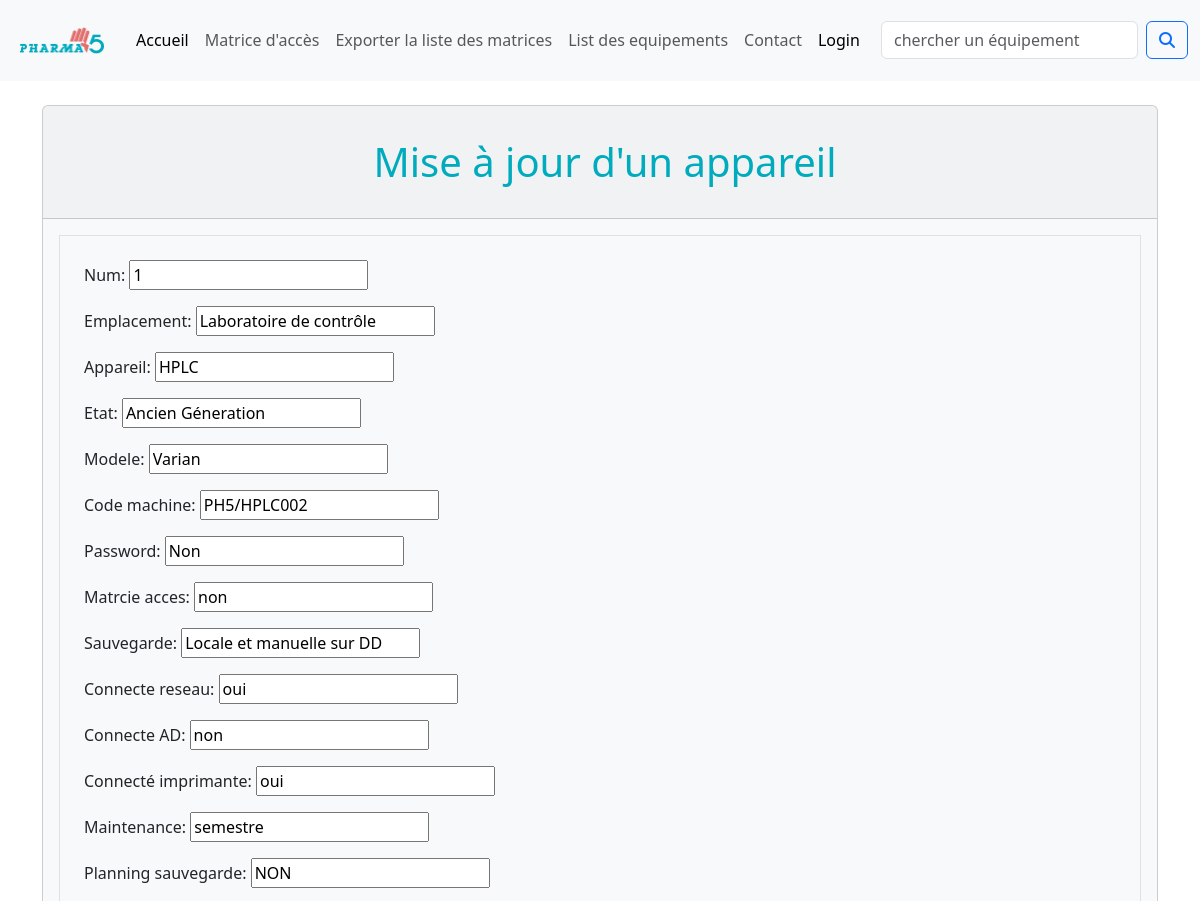
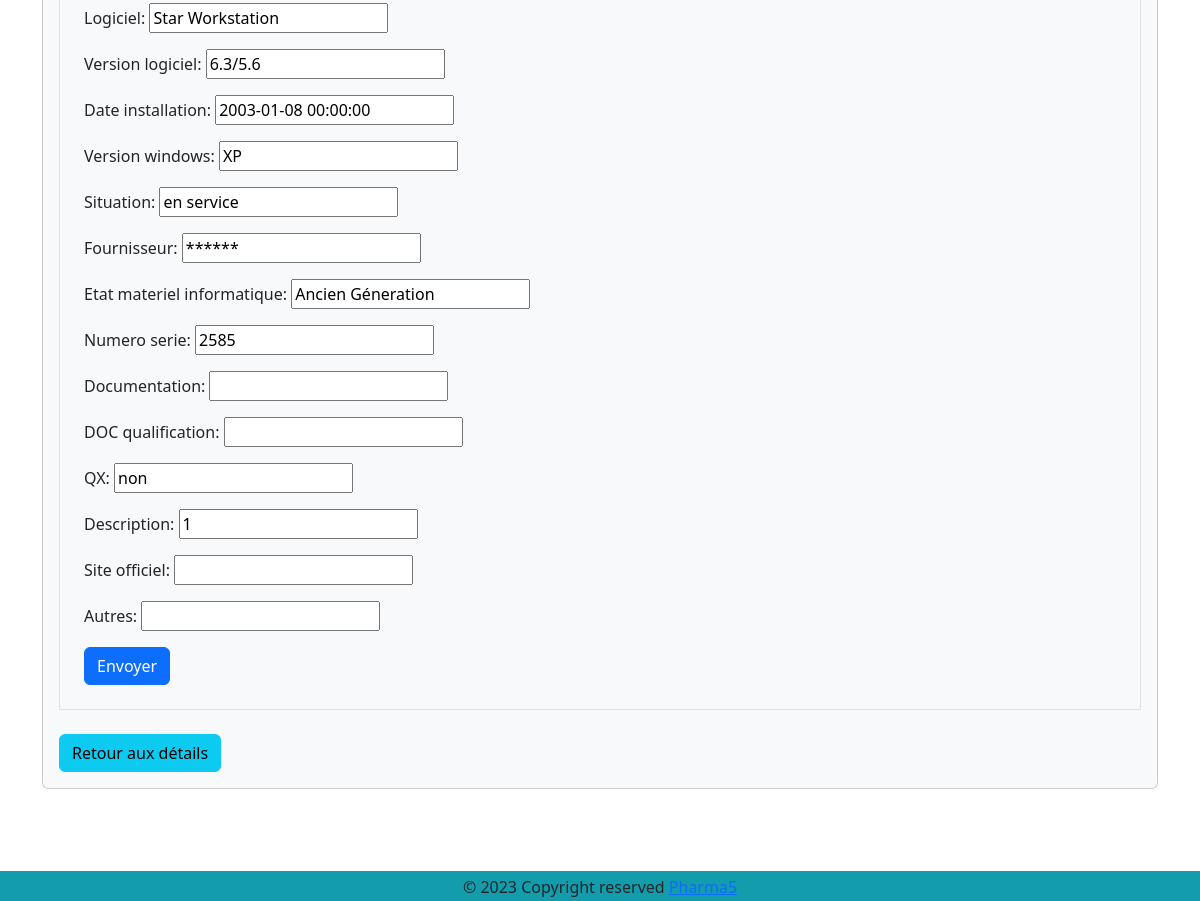
Screenshot of /equipement/equipement-detail/appareil/1/update with the database file from the repository (2 pictures, top to bottom).
### equipement/models.py (models this page shows, shortened)
class Equipement(models.Model):
    Num = models.fields.IntegerField(null=False) # c'est important ce numéro. C'est lui qui permet d'identifier un équipement au niveau du site
    Emplacement = models.fields.CharField(max_length=100,null=True)
    Appareil = models.fields.CharField(max_length=100,null=False)
    Etat = models.fields.CharField(max_length=100,null=True)
    modele = models.fields.CharField(max_length=100, null=True)
    Code_machine = models.fields.CharField(max_length=20, null=True)
    Password = models.fields.CharField(max_length=20, null=True)
    matrcie_acces = models.fields.CharField(max_length=100, null=True)
    Sauvegarde = models.fields.CharField(max_length=100, null=True)
    Connecte_reseau = models.fields.CharField(max_length=100, null=True)
    Connecte_AD = models.fields.CharField(max_length=100, null=True)
    connecté_imprimante = models.fields.CharField(max_length=10, null=True)
    Maintenance = models.fields.CharField(max_length=100, null=True)
    planning_sauvegarde = models.fields.CharField(max_length=100, null=True)
    Logiciel = models.fields.CharField(max_length=100, null=True)
    version_logiciel = models.fields.CharField(max_length=100, null=True)
    date_installation = models.fields.CharField(max_length=100, null=True)
    Version_windows= models.fields.CharField(max_length=100, null=True)
    Situation = models.fields.CharField(max_length=100, null=True)
    Fournisseur = models.fields.CharField(max_length=100, null=True)
    Etat_materiel_informatique= models.fields.CharField(max_length=100, null=True)
    numero_serie= models.fields.CharField(max_length=40, null=True)
    Documentation = models.fields.CharField(max_length=100,null=True)
    DOC_qualification = models.fields.CharField(max_length=100,null=True)
    QX =  models.fields.CharField(max_length=20, null=True)
    description = models.fields.CharField(max_length=1000, null=True)
    site_officiel = models.fields.URLField(null=True,blank=True)
    Autres = models.fields.CharField(max_length=100, null=True)

### equipement/views.py (the view)
# urls.py: path('equipement-detail/appareil/<int:app_id>/update', views.Equip_update, name = "equip-update"),
def Equip_update(request, app_id):
    equipement = Equipement.objects.get(id= app_id)
    if request.method == 'POST':
        form = EquipForm(request.POST, instance=equipement)
        if form.is_valid():
            form.save()
            return redirect('appareil-detail', equipement.id)
    else:
        form = EquipForm(instance=equipement)
    return render(request, 'Update_appareil.html', {'form': form, 'appareil':equipement})

### equipement/form.py
class EquipForm(forms.ModelForm):
   def __init__(self, *args, **kwargs):
        super(EquipForm, self).__init__(*args, **kwargs)
        for field_name, field in self.fields.items():
            if field_name not in ['Appareil', 'Num', 'Emplacement']:  # Remplacez par les noms des champs que vous souhaitez rendre obligatoires
                field.required = False
   class Meta:
     model = Equipement
     fields = '__all__'

### equipement/templates/Update_appareil.html (shortened to what this page needs)
{% extends 'authentification/base.html' %}
{% load static %}
{% block content %}
<div class="container">
    <div class="card bg-light mb-3">
        <div class="card-header">
            <h1 class="my-4 text-center">Mise à jour d'un appareil</h1>
        </div>
        <div class="card-body">
            <form action="" method="post" class="border p-4">
                {{ form.as_p }}
                <button type="submit" class="btn btn-primary btn-block">Envoyer</button>
            </form>
            <br>
            <a href="{% url 'appareil-detail' appareil.id %}" class="btn btn-info btn-block">Retour aux détails</a>
        </div>
    </div>
</div>
{% endblock %}

### membre/static/style.css (style rules this page uses)
body { display: flex; flex-direction: column; min-height: 100vh; }
h1, h2, h3, h5 { padding-left: 10px; color:#00abbe; }

### rows the page displays
Equipement: Num "1", Emplacement "Laboratoire de contrôle", Appareil "HPLC", Etat "Ancien Géneration", modele "Varian", Code_machine "PH5/HPLC002", Password "Non", matrcie_acces "non", Sauvegarde "Locale et manuelle sur DD", Connecte_reseau "oui", Connecte_AD "non", connecté_imprimante "oui", Maintenance "semestre", planning_sauvegarde "NON", Logiciel "Star Workstation", version_logiciel "6.3/5.6", date_installation "2003-01-08 00:00:00", Version_windows "XP", Situation "en service", Fournisseur "******", Etat_materiel_informatique "Ancien Géneration", numero_serie "2585", QX "non", description "1"
